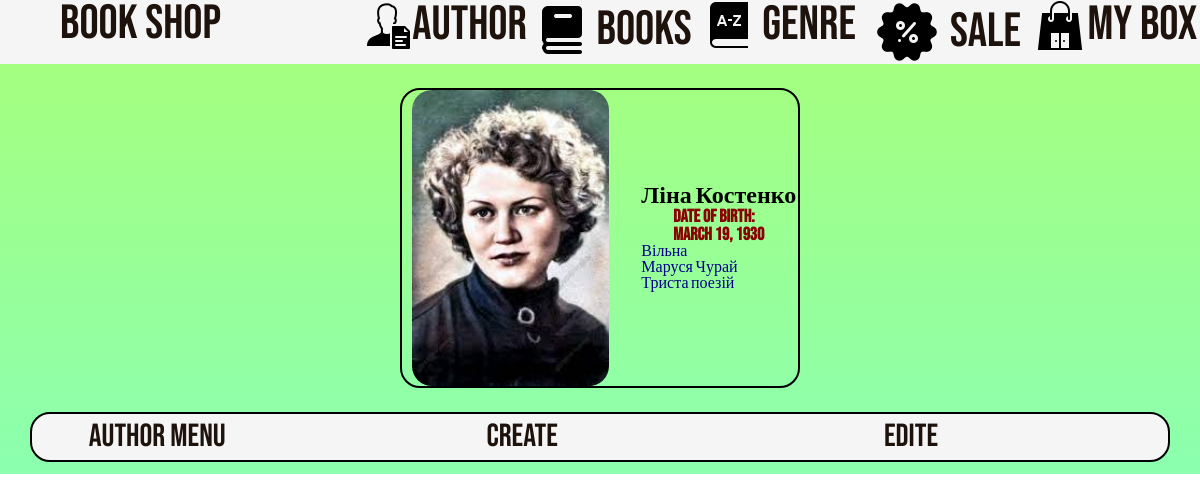
Screenshot of /shop/author/show/2/ with the database file from the repository.
### shop/models.py (models this page shows, shortened)
class Author(models.Model):
    first_name = models.CharField(max_length=100)
    last_name = models.CharField(max_length=100)
    date_of_birth = models.DateField(null=True, blank=True)
    pic = models.ImageField(upload_to='static/img', blank=True)
    def author_id(self):
        return f'{self.id}'

class Book_shop(models.Model):
    book = models.ForeignKey('Book', on_delete=models.RESTRICT, null=True)
    price = models.DecimalField(max_digits=10, decimal_places=2, default=0.01)
    currency = models.CharField(default=Currency.UAH, max_length=20)
    quantity = models.IntegerField()
    booked = models.IntegerField()
    sale = models.BooleanField(default=False)
    url = models.URLField(max_length=200, default='empty')
    def get_absolut_url(self):
        return f'/shop/show/{self.id}'

class Book(models.Model):
    genre_ls = [
        ('historical', 'historical'),
        ('novel', 'novel'),
        ('fantasy', 'fantasy'),
        ('comics', 'comics'),
        ('tales', 'tales'),
        ('poems', 'poems'),
        ('prose', 'prose')
    ]
    book_name = models.CharField(max_length=20)
    isbn = models.CharField('ISBN', max_length=13,
                            unique=True,
                            help_text='Unique 13 character')
    year_of_issue = models.DateTimeField()
    book_language = models.CharField(choices=Language.choices, default=Language.ukrainian, max_length=20)
    genre = models.CharField(choices=Book_genre(), max_length=20, default='prose')
    author = models.ForeignKey('Author', on_delete=models.RESTRICT, null=True)
    pic = models.ImageField(upload_to='static/img', blank=True)

### shop/views.py (the view)
# urls.py: path('author/show/<int:id>/', views.author_detail),
def author_detail(request, id=None):
    instance = get_object_or_404(Author, id=id)
    queryset = Book_shop.objects.all()
    context = {
        'title': 'Author',
        'object': instance,
        'book': queryset
    }
    return render(request, 'author_detail.html', context)

### templates/author_detail.html
{% extends 'base.html' %}
{% block content %}
    <div class="M_box">
        <div class="M_box_pic"><img class="Img" src="{{ object.pic.url }}"></div>
        <h2 class="M_box_text">
            <ul>
                <li>
                    <div class="Small_title"> {{ object.first_name }} {{ object.last_name }}</div>
                </li>
                <li>
                    <div class="MB_text_header">Date of birth: <br>{{ object.date_of_birth }}</div>
                </li>
                {% for boo in book %}
                    {% if object.last_name == boo.book.author.last_name %}
                        <li><a class="link_undecor" style="color: darkblue;font-size: medium;font: bold"
                               href="{{ boo.get_absolut_url }}">{{ boo.book.book_name }}</a>
                        </li>
                    {% endif %}
                {% endfor %}
            </ul>
        </h2>
    </div>
    </div>
{% endblock content %}
{% block bottom %}
    <div class="H_Bigbox">{{ title.capitalize }} MENU</div>
    <div class="H_Bigbox"><a href="http://127.0.0.1:8000/shop/author/add/" class="link_undecor">CREATE</a></div>
    <div class="H_Bigbox"><a href="http://127.0.0.1:8000/shop/author/edite/{{ object.author_id }}" class="link_undecor">EDITE</a>
    </div>
{% endblock bottom %}

### static/css/base.css (style rules this page uses)
.M_box { margin: 1%; height: 300px; width: 400px; border-radius: 20px; border: 2px solid black; position: sticky; display: flex; justify-content: space-between; align-content: space-around; color: darkblue; font-family: "Bebas Neue"; }
.M_box_pic { height: 100%; width: 55%; border-radius: 20px; display: flex; justify-content: center; align-content: space-evenly; background-size: cover ; }
.Img { border-radius: 20px; background-size: cover ; }
.M_box_text { height: 100%; width: 40%; position: sticky; display: flex; justify-content: space-evenly; align-items: center; flex-direction: column; }
.MB_text_header { height: 5%; width: 100%; position: sticky; display: flex; justify-content: space-evenly; align-items: center; flex-direction: column; font-family: "Bebas Neue"; font-size: large; font-weight: bold; color: darkred; }
.H_Bigbox { position: sticky; width: 30%; height: 100%; align-items: center; padding-left: 5%; display: flex; }
.link_undecor { text-decoration: none; color: #1e130c; }
.Small_title { font-family: "Bebas Neue"; font-size: x-large; font-weight: bold; color: black; }

### rows the page displays
Author: pic (picture), first_name "Ліна", last_name "Костенко", date_of_birth "March 19, 1930"
Book_shop: book.book_name "Вільна"
Book_shop: book.book_name "Маруся Чурай"
Book_shop: book.book_name "Триста поезій"

### other values shown
{{ title.capitalize }} "Author"
